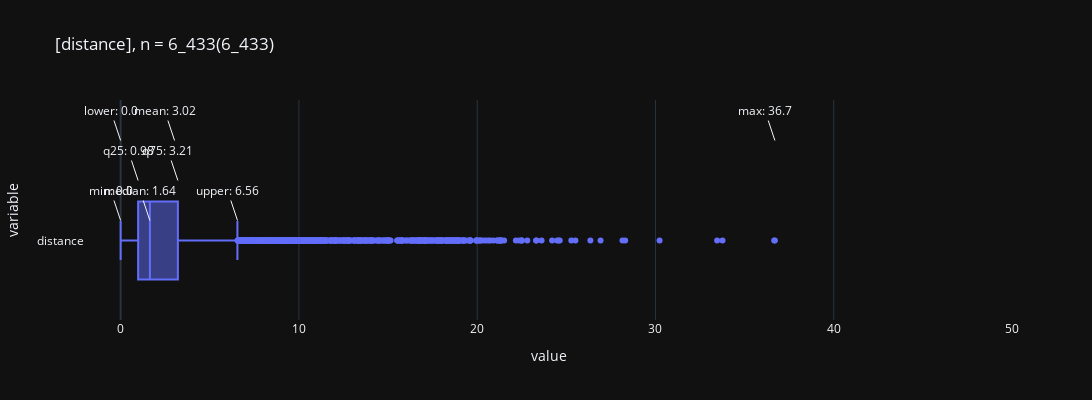

Notebook code cell kept with this figure:
### Code cell
from pathlib import Path


pls.plot_box(
    df.distance,
    height=400,
    violin=False,
    x_min=-2,
    x_max=50,
    # summary = False,
    png_path=Path("box1.png"),
)

### Figure 1 — Plotly figure (JSON) as saved in the notebook; plotly's stock layout.template omitted (floating-point values rounded to 4 significant figures; data arrays with more than 128 entries replaced by an {"elided": "..."} marker saying what was removed)
{"data": [{"alignmentgroup": "True", "hovertemplate": "value=%{x}<br>variable=%{y}<extra></extra>", "legendgroup": "", "marker": {"color": "#636efa"}, "name": "", "notched": false, "offsetgroup": "", "orientation": "h", "showlegend": false, "type": "box", "x": {"elided": "6433 float values"}, "x0": " ", "xaxis": "x", "y": {"elided": "6433 str values"}, "y0": " ", "yaxis": "y"}], "layout": {"annotations": [{"showarrow": true, "text": "min: 0.0", "x": 0, "y": 0, "yshift": 20}, {"showarrow": true, "text": "lower: 0.0", "x": 0, "y": 0, "yshift": 100}, {"showarrow": true, "text": "q25: 0.98", "x": 0.98, "y": 0, "yshift": 60}, {"showarrow": true, "text": "median: 1.64", "x": 1.64, "y": 0, "yshift": 20}, {"showarrow": true, "text": "mean: 3.02", "x": 3.025, "y": 0, "yshift": 100}, {"showarrow": true, "text": "q75: 3.21", "x": 3.21, "y": 0, "yshift": 60}, {"showarrow": true, "text": "upper: 6.56", "x": 6.555, "y": 0, "yshift": 20}, {"showarrow": true, "text": "max: 36.7", "x": 36.7, "y": 0, "yshift": 100}], "boxmode": "group", "height": 400, "legend": {"tracegroupgap": 0}, "title": {"text": "[distance], n = 6_433(6_433)"}, "width": 1200, "xaxis": {"anchor": "y", "domain": [0, 1], "range": [-2, 50], "title": {"text": "value"}}, "yaxis": {"anchor": "x", "domain": [0, 1], "title": {"text": "variable"}}}}
